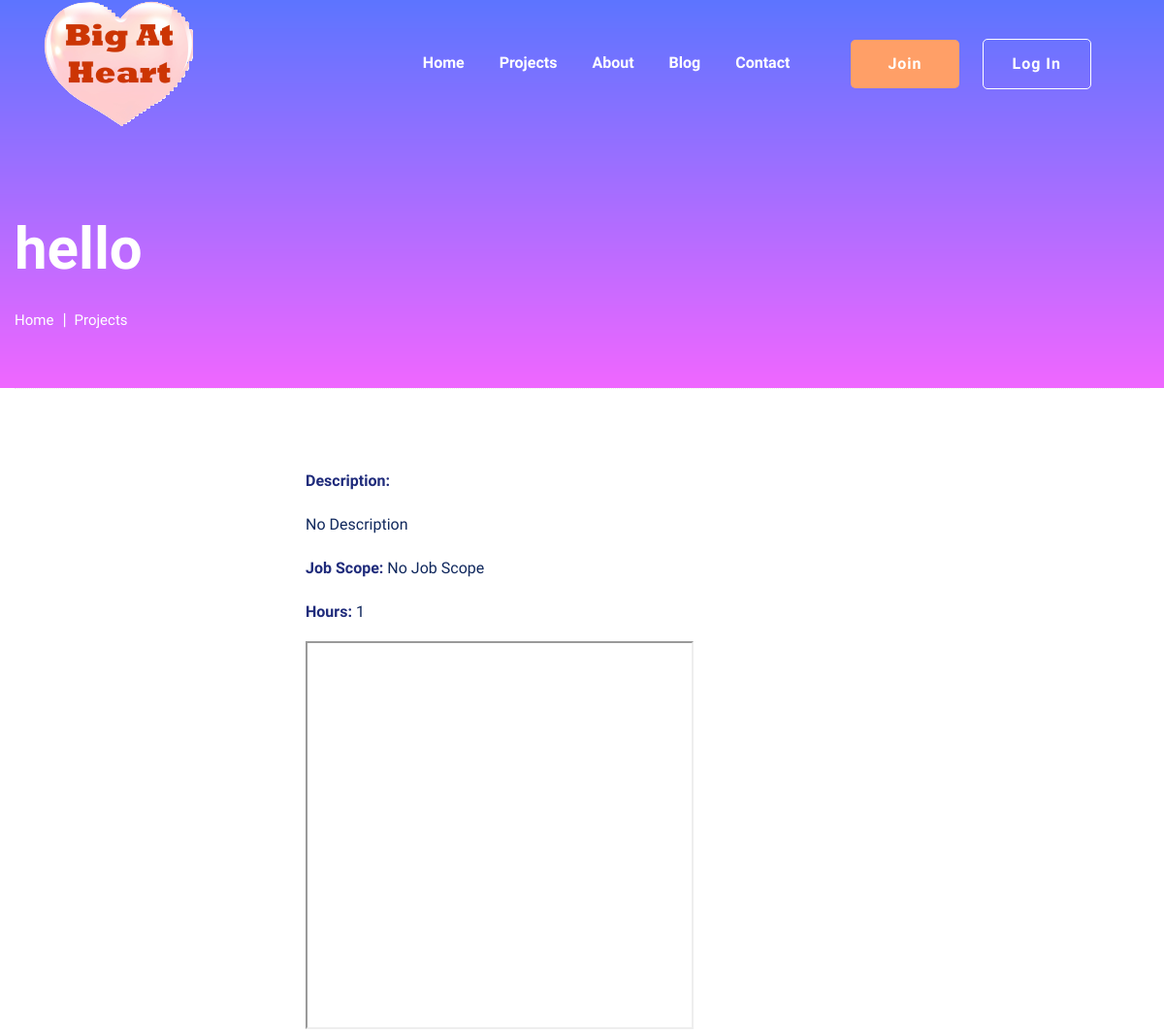
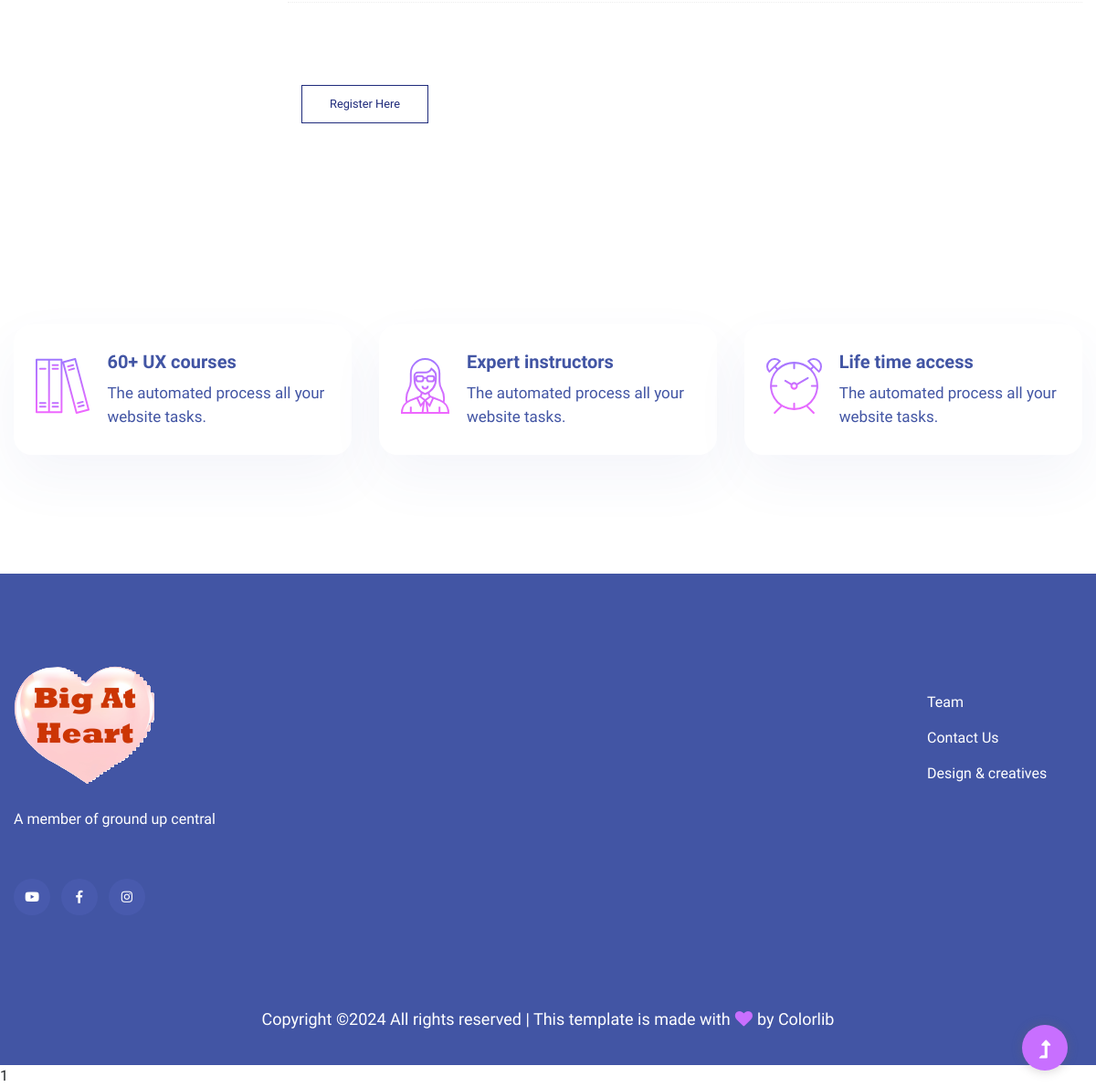
The app's page /course_details/5/ with its own data (2 pictures, top to bottom).
### voluconnect/models.py (models this page shows, shortened)
class Event(models.Model):
    number = models.IntegerField(blank=True, null=True)
    event_name = models.CharField('Event Name', max_length=200)
    organisation = models.CharField(max_length=200)
    location = models.CharField(max_length=200)
    description = models.CharField(max_length=1000, default = 'No Description')
    job_scope = models.CharField(max_length=1000, default = 'No Job Scope')
    duration = models.IntegerField(default=0)
    event_date = models.DateTimeField()
    event_image = models.ImageField(upload_to = 'images/', default='default.jpg')

### voluconnect/views.py (the view)
# urls.py: path('course_details/<int:number>/', views.course_details, name='course_details'),
def course_details(request, number):
    event = get_object_or_404(Event, number=number)
    return render(request, "course_details.html", {'event': event})

### voluconnect/templates/course_details.html (shortened to what this page needs)
{% load static %}
<!doctype html>
<html class="no-js" lang="zxx">
<head>
    <link rel="stylesheet" href="{% static 'css/bootstrap.min.css' %}">
    <link rel="stylesheet" href="{% static 'css/owl.carousel.min.css' %}">
    <link rel="stylesheet" href="{% static 'css/slicknav.css' %}">
    <link rel="stylesheet" href="{% static 'css/flaticon.css' %}">
    <link rel="stylesheet" href="{% static 'css/progressbar_barfiller.css' %}">
    <link rel="stylesheet" href="{% static 'css/gijgo.css' %}">
    <link rel="stylesheet" href="{% static 'css/animate.min.css' %}">
    <link rel="stylesheet" href="{% static 'css/animated-headline.css' %}">
    <link rel="stylesheet" href="{% static 'css/magnific-popup.css' %}">
    <link rel="stylesheet" href="{% static 'css/fontawesome-all.min.css' %}">
    <link rel="stylesheet" href="{% static 'css/themify-icons.css' %}">
    <link rel="stylesheet" href="{% static 'css/slick.css' %}">
    <link rel="stylesheet" href="{% static 'css/nice-select.css' %}">
    <link rel="stylesheet" href="{% static 'css/style.css' %}">
</head>
<body>
    <div class="header-area header-transparent">
        <div class="main-header ">
            <div class="header-bottom  header-sticky">
                <div class="container-fluid">
                    <div class="row align-items-center">
                        <div class="col-xl-2 col-lg-2">
                            <div class="logo">
                                <a href="{% url 'index' %}"><img src="{% static 'img/logo/logo.png' %}" alt=""></a>
                            </div>
                        </div>
                        <div class="col-xl-10 col-lg-10">
                            <div class="menu-wrapper d-flex align-items-center justify-content-end">
                                <div class="main-menu d-none d-lg-block">
                                    <nav>
                                        <ul id="navigation">
                                            <li class="active" ><a href="{% url 'index' %}">Home</a></li>
                                            <li><a href="{% url 'courses' %}">Projects</a></li>
                                            <li><a href="{% url 'about' %}">About</a></li>
                                            <li><a href="#">Blog</a>
                                            </li>
                                            <li><a href="{% url 'contact' %}">Contact</a></li>
                                            <li class="button-header margin-left "><a href="{% url 'register' %}" class="btn">Join</a></li>
                                            <li class="button-header"><a href="{% url 'login' %}" class="btn btn3">Log in</a></li>
                                        </ul>
                                    </nav>
                                </div>
                            </div>
                        </div>
                        <div class="col-12">
                        </div>
                    </div>
                </div>
            </div>
        </div>
    </div>
    <main>
        <section class="slider-area slider-area2">
            <div class="slider-active">
                <div class="single-slider slider-height2">
                    <div class="container">
                        <div class="row">
                            <div class="col-xl-8 col-lg-11 col-md-12">
                                <div class="hero__caption hero__caption2">
                                    <h1 data-animation="bounceIn" data-delay="0.2s">{{ event.event_name }}</h1>
                                    <nav aria-label="breadcrumb">
                                        <ol class="breadcrumb">
                                            <li class="breadcrumb-item"><a href="{% url 'index' %}">Home</a></li>
                                            <li class="breadcrumb-item"><a href="{% url 'courses' %}">Projects</a></li>
                                        </ol>
                                    </nav>
                                </div>
                            </div>
                        </div>
                    </div>
                </div>
            </div>
        </section>
        <div class="whole-wrap">
            <div class="container box_1170">
                <div class="section-top-border">
                    <div class="row">
                        <div class="col-md-3">
                        </div>
                        <div class="col-md-9 mt-sm-20">
                            <p><b>Description:</b></p>
                            <p> {{ event.description }}</p>
                            <p>
                                <b>Job Scope:</b>
                                {{ event.job_scope }}
                            </p>
                            <p>
                                <b>Hours:</b>
                                {{ event.duration }}
                            </p>
                            <iframe src="{% url 'form_response' number=event.number title=event.event_name %}" width="400" height="400"></iframe>
                            <section class="button-area">
                                <div class="container box_1170 border-top-generic">
                                    <div class="button-group-area mt-10">
                                        <a href="#" class="genric-btn primary-border">Register Here</a>
                                    </div>
                                </div>
                            </section>
                        </div>
                    </div>
                </div>
            </div>
        </div>
        <div class="services-area services-area2 section-padding40">
            <div class="container">
                <div class="row justify-content-sm-center">
                    <div class="col-lg-4 col-md-6 col-sm-8">
                        <div class="single-services mb-30">
                            <div class="features-icon">
                                <img src="{% static 'img/icon/icon1.svg' %}" alt="">
                            </div>
                            <div class="features-caption">
                                <h3>60+ UX courses</h3>
                                <p>The automated process all your website tasks.</p>
                            </div>
                        </div>
                    </div>
                    <div class="col-lg-4 col-md-6 col-sm-8">
                        <div class="single-services mb-30">
                            <div class="features-icon">
                                <img src="{% static 'img/icon/icon2.svg' %}" alt="">
                            </div>
                            <div class="features-caption">
                                <h3>Expert instructors</h3>
                                <p>The automated process all your website tasks.</p>
                            </div>
                        </div>
                    </div>
                    <div class="col-lg-4 col-md-6 col-sm-8">
                        <div class="single-services mb-30">
                            <div class="features-icon">
                                <img src="{% static 'img/icon/icon3.svg' %}" alt="">
                            </div>
                            <div class="features-caption">
                                <h3>Life time access</h3>
                                <p>The automated process all your website tasks.</p>
                            </div>
                        </div>
                    </div>
                </div>
            </div>
        </div>
    </main>
    <footer>
        <div class="footer-wrappper footer-bg">
           <div class="footer-area footer-padding">
            <div class="container">
                <div class="row justify-content-between">
                    <div class="col-xl-4 col-lg-5 col-md-4 col-sm-6">
                        <div class="single-footer-caption mb-50">
                            <div class="single-footer-caption mb-30">
                                <div class="footer-logo mb-25">
                                    <a href="{% url 'index' %}"><img src="{% static '/img/logo/logo2_footer.png' %}" alt=""></a>
                                </div>
                                <div class="footer-tittle">
                                    <div class="footer-pera">
                                        <p>A member of ground up central</p>
                                    </div>
                                </div>
                                <div class="footer-social">
                                    <a href="https://www.youtube.com/channel/UCgjJLFg85upAjk49uhrSTuQ"><i class="fab fa-youtube"></i></a>
                                    <a href="https://www.facebook.com/TheBigAtHeart"><i class="fab fa-facebook-f"></i></a>
                                    <a href="https://www.instagram.com/thebigatheart/"><i class="fab fa-instagram"></i></a>
                                </div>
                            </div>
                        </div>
                    </div>
                    <div class="col-xl-2 col-lg-4 col-md-4 col-sm-6">
                        <div class="single-footer-caption mb-50">
                            <div class="footer-tittle">
                                <ul>
                                    <li><a href="{% url 'about' %}">Team</a></li>
                                    <li><a href="{% url 'contact' %}">Contact Us</a></li>
                                    <li><a href="#">Design & creatives</a></li>
                                </ul>
                            </div>
                        </div>
                    </div>
                </div>
            </div>
        </div>
           <div class="footer-bottom-area">
               <div class="container">
                   <div class="footer-border">
                       <div class="row d-flex align-items-center">
                           <div class="col-xl-12 ">
                               <div class="footer-copy-right text-center">
                                   <p>
                                      Copyright &copy;<script>document.write(new Date().getFullYear());</script> All rights reserved | This template is made with <i class="fa fa-heart" aria-hidden="true"></i> by <a href="https://colorlib.com" target="_blank">Colorlib</a>
                                      </p>
                                  </div>
                              </div>
                          </div>
                      </div>
                  </div>
              </div>
          </div>
      </footer>
      1
      <div id="back-top" >
        <a title="Go to Top" href="#"> <i class="fas fa-level-up-alt"></i></a>
    </div>
</body>
</html>

### records on screen
Event: event_name "hello", description "No Description", job_scope "No Job Scope", duration "1"
